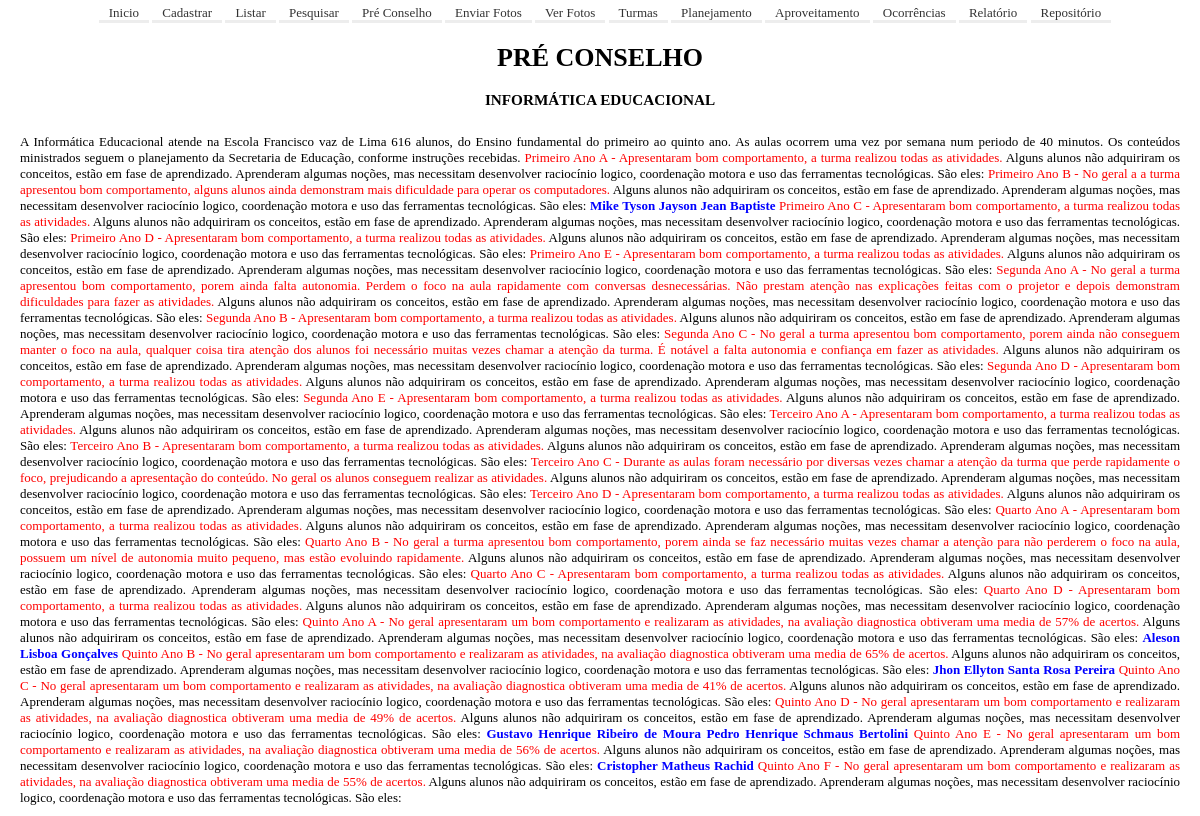
/SGE/preConselho2.php, run on the app's committed database.
### tables this page shows
CREATE TABLE `tb_turma` (
  `ID` int(2) NOT NULL,
  `ano` int(1) NOT NULL,
  `turma` varchar(1) NOT NULL,
  `status` varchar(1) NOT NULL,
  `obs` varchar(999) NOT NULL
);

CREATE TABLE `tb_aluno` (
  `cgm` int(10) NOT NULL,
  `ano` int(1) NOT NULL,
  `turma` varchar(1) NOT NULL,
  `turno` varchar(1) NOT NULL,
  `nr` int(2) NOT NULL,
  `nome` varchar(50) NOT NULL,
  `nascimento` date NOT NULL,
  `sexo` varchar(1) NOT NULL,
  `situacaoMatricula` varchar(1) NOT NULL,
  `dataMatricula` date NOT NULL,
  `telefone` varchar(14) NOT NULL,
  `observacao` varchar(500) DEFAULT NULL,
  `dificuldade` varchar(1) DEFAULT NULL
);

### SGE/preConselho2.php (the view, shortened to what this page needs)
<?php
include("conexao.php");
include("conf.php");
menu();
$sql = "select * from tb_aluno where situacaoMatricula = 'M' order by ano, turma, nome";
$result = mysqli_query($connection, $sql);
while($row = mysqli_fetch_array($result,MYSQLI_ASSOC)) {
    $ano = $row['ano'];
    $situacaoMatricula = $row['situacaoMatricula'];
    if ($situacaoMatricula == 'M' && $ano >= 1){
        $qtdeAlunosEnsinoFundamental++;
    }
}
$sqlTurma = "select * from tb_turma where status = 'A' and ano > 0 order by ano, turma";
$resultTurma = mysqli_query($connection, $sqlTurma);
$CT=[
    '',
];
while($rowTurma = mysqli_fetch_array($resultTurma,MYSQLI_ASSOC)) {
    $turma = $rowTurma['turma'];
    $ano = $rowTurma['ano'];
    $obs = '<font color="red">'.$rowTurma['obs'].' '.$CT[$ano].' </font>';
    $texto = $texto.$obs.'
	Alguns alunos não adquiriram os conceitos, estão em fase de aprendizado. Aprenderam algumas noções, mas necessitam desenvolver raciocínio logico, coordenação motora e uso das ferramentas tecnológicas. São eles: ';
    $sqlAluno = "select * from tb_aluno where ano = $ano and turma = '$turma' and situacaoMatricula = 'M' and observacao <> '' and dificuldade = 'S' order by nome";
    $resultAluno = mysqli_query($connection, $sqlAluno);
        while($rowAluno = mysqli_fetch_array($resultAluno,MYSQLI_ASSOC)) {
		$nome = '<font color="blue"><b>'.$rowAluno['nome'].' </b></font>';
        $texto = $texto.$nome;
        }
}
echo'
<html>
<head><title>Pré Conselho Informática Educacional</title></head>
<body>
<h1 align="center">PRÉ CONSELHO</h1>
<h3 align="center">INFORMÁTICA EDUCACIONAL</h3>
<p align="justify">
A Informática Educacional atende na Escola Francisco vaz de Lima '.$qtdeAlunosEnsinoFundamental.' alunos, do Ensino
fundamental do primeiro ao quinto ano. As aulas ocorrem uma vez por semana num periodo de 40 minutos.
Os conteúdos ministrados seguem o planejamento da Secretaria de Educação, conforme instruções recebidas.
'.$texto.'
</p>
</body>
</html>
';
?>

### SGE/conf.php (shortened to what this page needs)
<?php
function menu(){
	echo '
			<div align="center" class="botao"><div id="menu">
					<ul>
						<li><a href="./">Inicio</a></li>
						<li><a href="./cadastrar.php" title=" Cadastrar alunos">Cadastrar</a></li>
						<li><a href="./listar.php" title=" Listar alunos">Listar</a></li>
						<li><a href="./pesquisar.php" title=" Pesquisar alunos">Pesquisar</a></li>
						<li><a href="./preConselho.php" title=" Pré Conselho">Pré Conselho</a></li>
                  		<li><a href="./enviarFotos.php" title="Enviar Fotos">Enviar Fotos</a></li>
                  		<li><a href="./verFotos.php" title="Ver Fotos">Ver Fotos</a></li>
				  		<li><a href="./turma.php" title="Turmas">Turmas</a></li>
						<li><a href="./editarPlanejamento.php" title="Planejamento">Planejamento</a></li>
				  		<li><a href="./aproveitamento.php" title="Turmas">Aproveitamento</a></li>
						<li><a href="./ocorrencia.php" title="Ocorrências">Ocorrências</a></li>
						<li><a href="./relatorio.php" title=" Relatorio de  alunos">Relatório</a></li>
                  		<li><a href="./repositorio" title="Repositório de Arquivos">Repositório</a></li>
					</ul>
				</div>
			</div>
	';
}
echo'
<head>
	<link rel="stylesheet" href="./main.css">
	<meta charset="utf-8">
	<link rel="icon" href="img/favicon.ico">
</head>';
?>

### SGE/main.css (style rules this page uses)
html, body { min-height: 100%; height: 100%; }
body { font-family: monospace; font: 80% Tahoma; margin: 0; padding: 0; font-size: 13px; }
a:link { text-decoration: none; padding: 0px 10px; }
p { margin: 10px; padding: 10px; }
#menu ul { margin: 0; padding: 5px; float: center; width: 100%; list-style: none; }
#menu ul li { display: inline; position: relative; }
#menu ul li a { color: #333; text-decoration: none; border-bottom: 3px solid #EDEDED; padding: 0px 10px; float: center; }

### data on the page
tb_turma: obs "Primeiro Ano A - Apresentaram bom comportamento, a turma realizou todas as atividades."
tb_turma: obs "Primeiro Ano B - No geral a a turma apresentou bom comportamento, alguns alunos ainda demonstram mais dificuldade para operar os computadores."
tb_aluno: nome "Mike Tyson Jayson Jean Baptiste"
tb_turma: obs "Primeiro Ano C - Apresentaram bom comportamento, a turma realizou todas as atividades."
tb_turma: obs "Primeiro Ano D - Apresentaram bom comportamento, a turma realizou todas as atividades."
tb_turma: obs "Primeiro Ano E - Apresentaram bom comportamento, a turma realizou todas as atividades."
tb_turma: obs "Segunda Ano A - No geral a turma apresentou bom comportamento, porem ainda falta autonomia. Perdem o foco na aula rapidamente com conversas desnecessárias. Não prestam atenção nas explicações feitas com o projetor e depois demonstram dificuldades para fazer as atividades."
tb_turma: obs "Segunda Ano B - Apresentaram bom comportamento, a turma realizou todas as atividades."
tb_turma: obs "Segunda Ano C - No geral a turma apresentou bom comportamento, porem ainda não conseguem manter o foco na aula, qualquer coisa tira atenção dos alunos foi necessário muitas vezes chamar a atenção da turma. É notável a falta autonomia e confiança em fazer as atividades."
tb_turma: obs "Segunda Ano D - Apresentaram bom comportamento, a turma realizou todas as atividades."
tb_turma: obs "Segunda Ano E - Apresentaram bom comportamento, a turma realizou todas as atividades."
tb_turma: obs "Terceiro Ano A - Apresentaram bom comportamento, a turma realizou todas as atividades."
tb_turma: obs "Terceiro Ano B - Apresentaram bom comportamento, a turma realizou todas as atividades."
tb_turma: obs "Terceiro Ano C - Durante as aulas foram necessário por diversas vezes chamar a atenção da turma que perde rapidamente o foco, prejudicando a apresentação do conteúdo. No geral os alunos conseguem realizar as atividades."
tb_turma: obs "Terceiro Ano D - Apresentaram bom comportamento, a turma realizou todas as atividades."
tb_turma: obs "Quarto Ano A - Apresentaram bom comportamento, a turma realizou todas as atividades."
tb_turma: obs "Quarto Ano B - No geral a turma apresentou bom comportamento, porem ainda se faz necessário muitas vezes chamar a atenção para não perderem o foco na aula, possuem um nível de autonomia muito pequeno, mas estão evoluindo rapidamente."
tb_turma: obs "Quarto Ano C - Apresentaram bom comportamento, a turma realizou todas as atividades."
tb_turma: obs "Quarto Ano D - Apresentaram bom comportamento, a turma realizou todas as atividades."
tb_turma: obs "Quinto Ano A - No geral apresentaram um bom comportamento e realizaram as atividades, na avaliação diagnostica obtiveram uma media de 57% de acertos."
tb_aluno: nome "Aleson Lisboa Gonçalves"
tb_turma: obs "Quinto Ano B - No geral apresentaram um bom comportamento e realizaram as atividades, na avaliação diagnostica obtiveram uma media de 65% de acertos."
tb_aluno: nome "Jhon Ellyton Santa Rosa Pereira"
tb_turma: obs "Quinto Ano C - No geral apresentaram um bom comportamento e realizaram as atividades, na avaliação diagnostica obtiveram uma media de 41% de acertos."
tb_turma: obs "Quinto Ano D - No geral apresentaram um bom comportamento e realizaram as atividades, na avaliação diagnostica obtiveram uma media de 49% de acertos."
tb_aluno: nome "Gustavo Henrique Ribeiro de Moura"
tb_aluno: nome "Pedro Henrique Schmaus Bertolini"
tb_turma: obs "Quinto Ano E - No geral apresentaram um bom comportamento e realizaram as atividades, na avaliação diagnostica obtiveram uma media de 56% de acertos."
tb_aluno: nome "Cristopher Matheus Rachid"
tb_turma: obs "Quinto Ano F - No geral apresentaram um bom comportamento e realizaram as atividades, na avaliação diagnostica obtiveram uma media de 55% de acertos."

### other printed values
$qtdeAlunosEnsinoFundamental "616"
